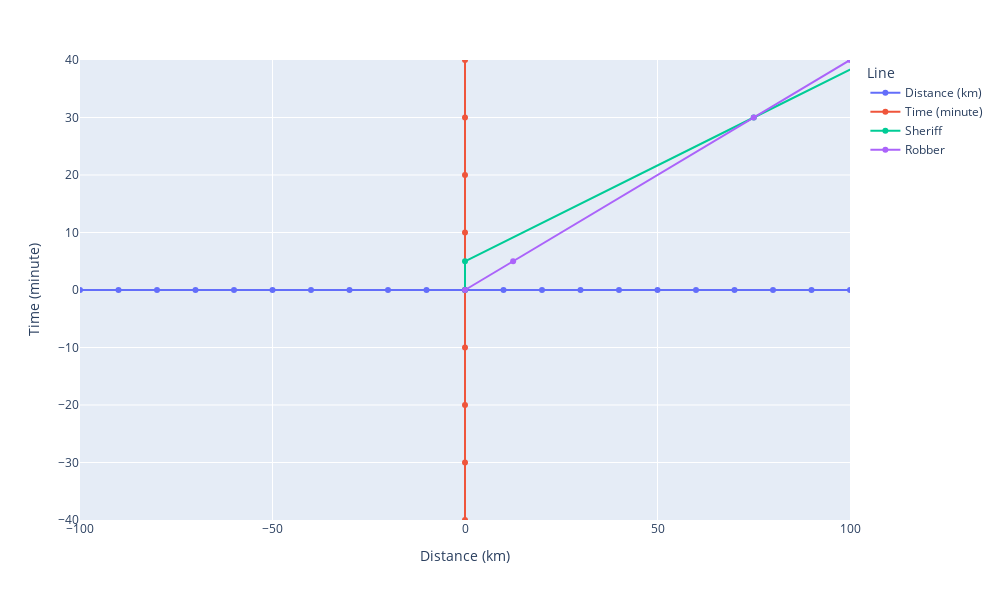

Notebook cell for this chart:
### Code cell
range_x = (-100, 100)
range_y = (-40, 40)

df = pd.DataFrame({
    'Distance (km)': [
        i for i in range(range_x[0], range_x[1] + 1, 10)
    ] + [
        0 for i in range(range_y[0], range_y[1] + 1, 10)
    ] + [
        0, sheriff_start[0], sheriff_end[0], sheriff[0]
    ] + [
        0, robber_start[0], robber_end[0], robber[0]
    ],
    'Time (minute)': [
        0 for i in range(range_x[0], range_x[1] + 1, 10)
    ] + [
        i for i in range(range_y[0], range_y[1] + 1, 10)
    ] + [
        0, sheriff_start[1], sheriff_end[1], sheriff[1]
    ] + [
        0, robber_start[1], robber_end[1], robber[1]
    ],
    'Line': [
        'Distance (km)' for i in range(range_x[0], range_x[1] + 1, 10)
    ] + [
        'Time (minute)' for i in range(range_y[0], range_y[1] + 1, 10)
    ] + [
        'Sheriff' for i in range(4)
    ] + [
        'Robber' for i in range(4)
    ]
})

fig = px.line(
    df, 'Distance (km)', 'Time (minute)',
    color='Line',
    width=1000, height=600,
    range_x=range_x, range_y=range_y,
    markers=True
)

print(f'Sheriff Start: {sheriff_start}')
print(f'Robber Start : {robber_start}')

print(f'\nSheriff End  : {sheriff_end}')
print(f'Robber End   : {robber_end}')

fig

### Figure 1 — Plotly figure (JSON) as saved in the notebook; plotly's stock layout.template omitted (floating-point values rounded to 4 significant figures)
{"data": [{"hovertemplate": "Line=Distance (km)<br>Distance (km)=%{x}<br>Time (minute)=%{y}<extra></extra>", "legendgroup": "Distance (km)", "line": {"color": "#636efa", "dash": "solid"}, "marker": {"symbol": "circle"}, "mode": "lines+markers", "name": "Distance (km)", "orientation": "v", "showlegend": true, "type": "scatter", "x": [-100, -90, -80, -70, -60, -50, -40, -30, -20, -10, 0, 10, 20, 30, 40, 50, 60, 70, 80, 90, 100], "xaxis": "x", "y": [0, 0, 0, 0, 0, 0, 0, 0, 0, 0, 0, 0, 0, 0, 0, 0, 0, 0, 0, 0, 0], "yaxis": "y"}, {"hovertemplate": "Line=Time (minute)<br>Distance (km)=%{x}<br>Time (minute)=%{y}<extra></extra>", "legendgroup": "Time (minute)", "line": {"color": "#EF553B", "dash": "solid"}, "marker": {"symbol": "circle"}, "mode": "lines+markers", "name": "Time (minute)", "orientation": "v", "showlegend": true, "type": "scatter", "x": [0, 0, 0, 0, 0, 0, 0, 0, 0], "xaxis": "x", "y": [-40, -30, -20, -10, 0, 10, 20, 30, 40], "yaxis": "y"}, {"hovertemplate": "Line=Sheriff<br>Distance (km)=%{x}<br>Time (minute)=%{y}<extra></extra>", "legendgroup": "Sheriff", "line": {"color": "#00cc96", "dash": "solid"}, "marker": {"symbol": "circle"}, "mode": "lines+markers", "name": "Sheriff", "orientation": "v", "showlegend": true, "type": "scatter", "x": [0, 0, 75, 105], "xaxis": "x", "y": [0, 5, 30, 40], "yaxis": "y"}, {"hovertemplate": "Line=Robber<br>Distance (km)=%{x}<br>Time (minute)=%{y}<extra></extra>", "legendgroup": "Robber", "line": {"color": "#ab63fa", "dash": "solid"}, "marker": {"symbol": "circle"}, "mode": "lines+markers", "name": "Robber", "orientation": "v", "showlegend": true, "type": "scatter", "x": [0, 12.5, 75, 100], "xaxis": "x", "y": [0, 5, 30, 40], "yaxis": "y"}], "layout": {"height": 600, "legend": {"title": {"text": "Line"}, "tracegroupgap": 0}, "margin": {"t": 60}, "width": 1000, "xaxis": {"anchor": "y", "domain": [0, 1], "range": [-100, 100], "title": {"text": "Distance (km)"}}, "yaxis": {"anchor": "x", "domain": [0, 1], "range": [-40, 40], "title": {"text": "Time (minute)"}}}}
